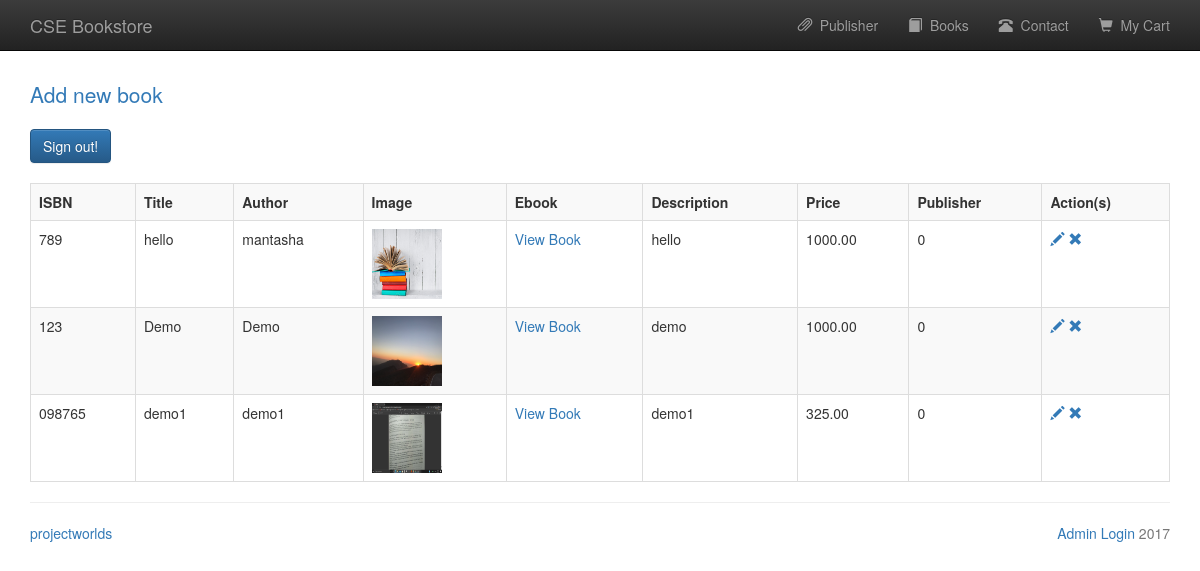
/admin/admin_book.php, run on the app's committed database.
### tables this page shows
CREATE TABLE `books` (
  `book_isbn` varchar(20) NOT NULL,
  `book_title` varchar(60) DEFAULT NULL,
  `book_author` varchar(60) DEFAULT NULL,
  `book_image` varchar(40) DEFAULT NULL,
  `book_descr` text NOT NULL,
  `book_pdf` text NOT NULL,
  `book_category` varchar(11) NOT NULL,
  `book_type` varchar(11) NOT NULL,
  `book_price` decimal(6,2) NOT NULL,
  `publisherid` int(10) UNSIGNED NOT NULL
);

### admin/functions/database_functions.php (called while the page is built, shortened)
<?php
	function getAll($conn){
		$query = "SELECT * from books ORDER BY book_isbn DESC";
		$result = mysqli_query($conn, $query);
		return $result;
	}
?>

### admin/admin_book.php (the view, shortened to what this page needs)
<?php
	require_once "./template/header.php";
	require_once "./functions/database_functions.php";
	$conn = db_connect();
	$result = getAll($conn);
?>
	<p class="lead"><a href="admin_add.php">Add new book</a></p>
	<a href="admin_signout.php" class="btn btn-primary">Sign out!</a>
	<table class="table table-striped table-bordered" style="margin-top: 20px">
		<tr>
			<th>ISBN</th>
			<th>Title</th>
			<th>Author</th>
			<th>Image</th>
			<th>Ebook</th>
			<th>Description</th>
			<th>Price</th>
			<th>Publisher</th>
			<th>Action(s)</th>
		</tr>
		<?php while($row = mysqli_fetch_assoc($result)){ ?>
		<tr>
			<td><?php echo $row['book_isbn']; ?></td>
			<td><?php echo $row['book_title']; ?></td>
			<td><?php echo $row['book_author']; ?></td>
			<td><img src="upload/image/<?php echo $row['book_image']; ?>" width="70" height="70" /></td>
			<td><a href="upload/pdf/<?php echo $row['book_pdf']; ?>" target="_blank"> View Book</a></td>
			<td><?php echo $row['book_descr']; ?></td>
			<td><?php echo $row['book_price']; ?></td>
			<td><?php echo $row['publisherid']; ?></td>
			<td>
				<a href="admin_edit.php?bookisbn=<?php echo $row['book_isbn']; ?>"><span class="glyphicon glyphicon-pencil"></span></a>
				<a href="admin_book.php?bookisbn=<?php echo $row['book_isbn']; ?>&c=d"><span class="glyphicon glyphicon-remove"></span></a>
			</td>
		</tr>
		<?php } ?>
	</table>
<?php
	require_once "./template/footer.php";
?>

### admin/template/header.php (shortened to what this page needs)
<!DOCTYPE html>
<html lang="en">
  <head>
    <link href="./bootstrap/css/bootstrap.min.css" rel="stylesheet">
    <link href="./bootstrap/css/bootstrap-theme.min.css" rel="stylesheet">
    <link href="./bootstrap/css/jumbotron.css" rel="stylesheet">
  </head>
  <body>
    <nav class="navbar navbar-inverse navbar-fixed-top">
      <div class="container">
        <div class="navbar-header">
          <a class="navbar-brand" href="index.php">CSE Bookstore</a>
        </div>
        <div id="navbar" class="navbar-collapse collapse">
          <ul class="nav navbar-nav navbar-right">
              <li><a href="publisher_list.php"><span class="glyphicon glyphicon-paperclip"></span>&nbsp; Publisher</a></li>
              <li><a href="books.php"><span class="glyphicon glyphicon-book"></span>&nbsp; Books</a></li>
              <li><a href="contact.php"><span class="glyphicon glyphicon-phone-alt"></span>&nbsp; Contact</a></li>
              <li><a href="cart.php"><span class="glyphicon glyphicon-shopping-cart"></span>&nbsp; My Cart</a></li>
            </ul>
        </div>
      </div>
    </nav>
    <div class="container" id="main">

### admin/template/footer.php (shortened to what this page needs)
      	<hr>
      	<footer>
        	<div class="text-muted pull-left">
            	<a href="http://projectworlds.in" target="_blank"> projectworlds </a>
        	</div>
        	<div class="text-muted pull-right">
          		<a href="admin.php">Admin Login</a> 2017
        	</div>
      	</footer>
    </div>
  </body>
</html>

### data on the page
books: book_isbn "789", book_title "hello", book_author "mantasha", book_image (picture), book_descr "hello", book_price "1000.00", publisherid "0"
books: book_isbn "123", book_title "Demo", book_author "Demo", book_image (picture), book_descr "demo", book_price "1000.00", publisherid "0"
books: book_isbn "098765", book_title "demo1", book_author "demo1", book_image (picture), book_descr "demo1", book_price "325.00", publisherid "0"
